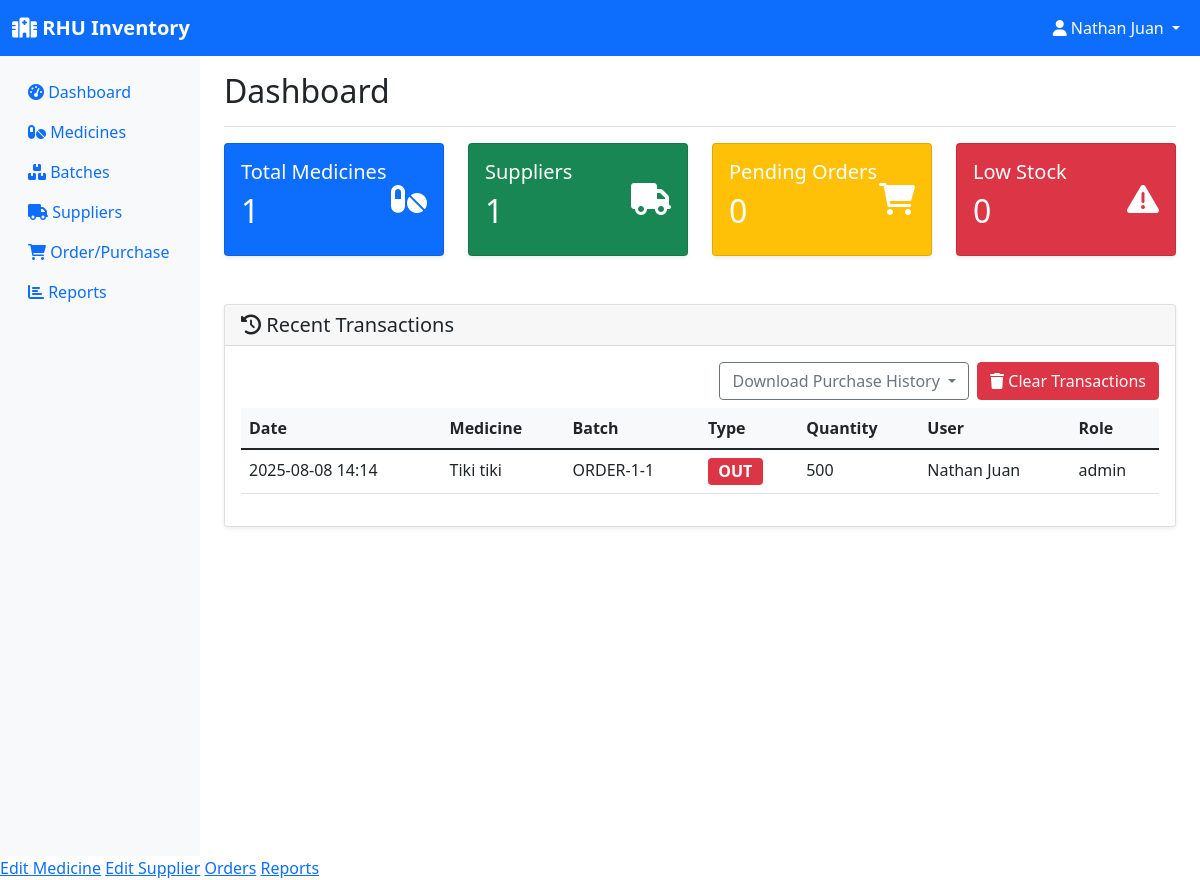
Page /dashboard (signed in) on the earlier database version.
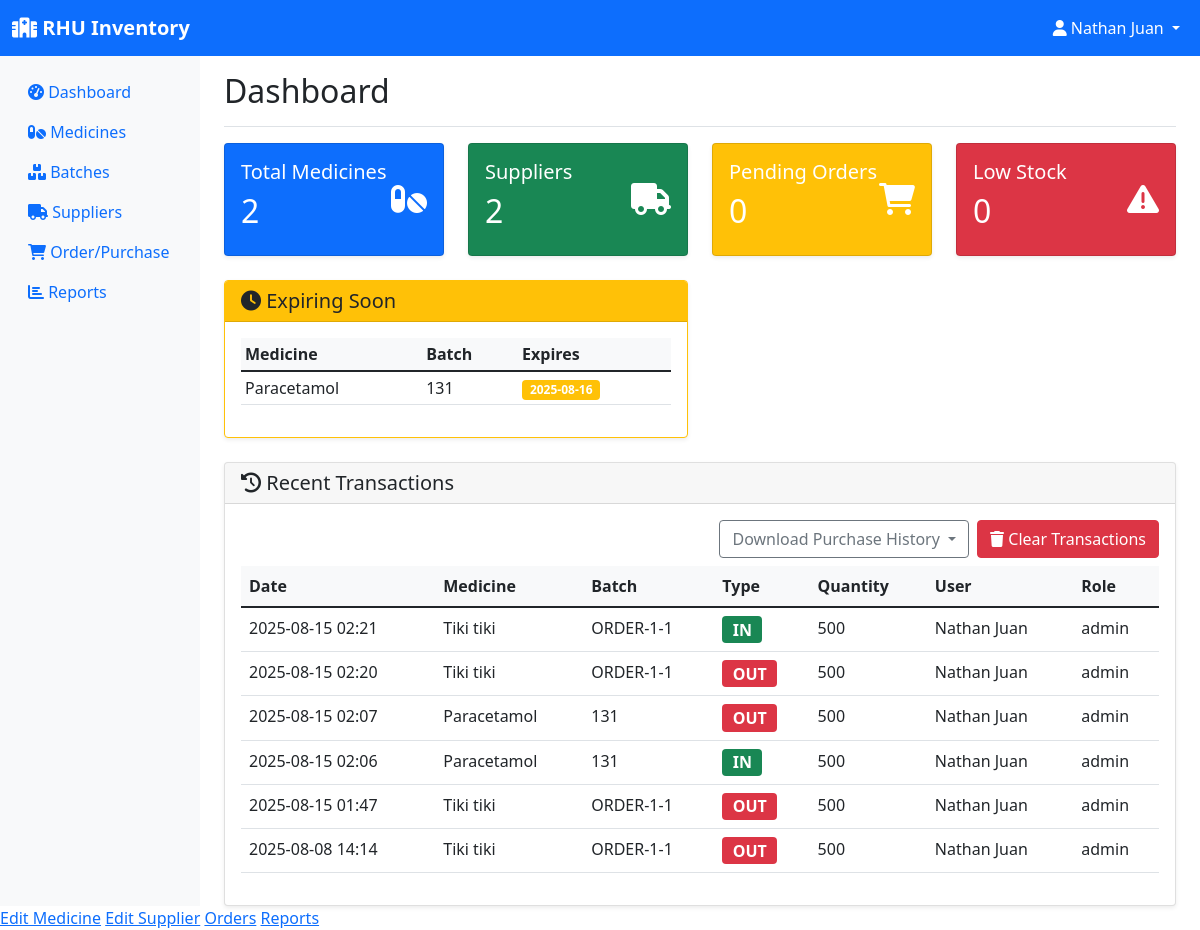
Same page on the later database version.
### models.py (models this page shows, shortened)
class User(UserMixin, db.Model):
    id = db.Column(db.Integer, primary_key=True)
    username = db.Column(db.String(150), unique=True, nullable=False)
    password = db.Column(db.String(256), nullable=False)
    role = db.Column(db.String(20), nullable=False, default='employee')  # pharmacist, manager, assistant
    email = db.Column(db.String(120), unique=True, nullable=False)
    created_at = db.Column(db.DateTime, default=datetime.utcnow)

class StockTransaction(db.Model):
    id = db.Column(db.Integer, primary_key=True)
    batch_id = db.Column(db.Integer, db.ForeignKey('batch.id'), nullable=False)
    transaction_type = db.Column(db.String(20), nullable=False)  # in, out
    quantity = db.Column(db.Integer, nullable=False)
    transaction_date = db.Column(db.DateTime, default=datetime.utcnow)
    performed_by = db.Column(db.Integer, db.ForeignKey('user.id'), nullable=False)
    notes = db.Column(db.String(200))
    user = db.relationship('User', backref='transactions')

class Medicine(db.Model):
    id = db.Column(db.Integer, primary_key=True)
    name = db.Column(db.String(100), nullable=False)
    generic_name = db.Column(db.String(100))
    category = db.Column(db.String(50))
    unit = db.Column(db.String(20))  # e.g., tablets, bottles, etc.
    supplier_id = db.Column(db.Integer, db.ForeignKey('supplier.id'), nullable=False)
    created_at = db.Column(db.DateTime, default=datetime.utcnow)
    batches = db.relationship('Batch', backref='medicine', lazy=True)
    order_items = db.relationship('OrderItem', backref='medicine', lazy=True)

class Batch(db.Model):
    id = db.Column(db.Integer, primary_key=True)
    batch_number = db.Column(db.String(50), nullable=False)
    medicine_id = db.Column(db.Integer, db.ForeignKey('medicine.id'), nullable=False)
    quantity = db.Column(db.Integer, nullable=False)
    expiration_date = db.Column(db.Date, nullable=False)
    manufacturing_date = db.Column(db.Date)
    unit_price = db.Column(db.Float)
    created_at = db.Column(db.DateTime, default=datetime.utcnow)
    transactions = db.relationship('StockTransaction', backref='batch', lazy=True)

### app.py (the view)
@app.route('/dashboard')
@login_required
def dashboard():
    low_stock = Batch.query.filter(Batch.quantity <= 10).all()
    thirty_days_from_now = datetime.now().date() + timedelta(days=30)
    expiring_soon = Batch.query.filter(
        Batch.expiration_date <= thirty_days_from_now,
        Batch.expiration_date > datetime.now().date()
    ).all()
    recent_transactions = StockTransaction.query.order_by(
        StockTransaction.transaction_date.desc()
    ).limit(10).all()
    total_medicines = Medicine.query.count()
    total_suppliers = Supplier.query.count()
    pending_orders = Order.query.filter_by(status='pending').count()
    return render_template('dashboard.html',
                         low_stock=low_stock,
                         expiring_soon=expiring_soon,
                         recent_transactions=recent_transactions,
                         total_medicines=total_medicines,
                         total_suppliers=total_suppliers,
                         pending_orders=pending_orders)

### app.py (called while the page is built)
@login_manager.user_loader
def load_user(user_id):
    return User.query.get(int(user_id))

### templates/dashboard.html (shortened to what this page needs)
{% extends "base.html" %}
{% block content %}
<div class="d-flex justify-content-between flex-wrap flex-md-nowrap align-items-center pt-3 pb-2 mb-3 border-bottom">
    <h1 class="h2">Dashboard</h1>
</div>
<div class="row mb-4">
    <div class="col-md-3">
        <div class="card text-white bg-primary">
            <div class="card-body">
                <div class="d-flex justify-content-between">
                    <div>
                        <h5 class="card-title">Total Medicines</h5>
                        <h2>{{ total_medicines }}</h2>
                    </div>
                    <div class="align-self-center">
                        <i class="fas fa-pills fa-2x"></i>
                    </div>
                </div>
            </div>
        </div>
    </div>
    <div class="col-md-3">
        <div class="card text-white bg-success">
            <div class="card-body">
                <div class="d-flex justify-content-between">
                    <div>
                        <h5 class="card-title">Suppliers</h5>
                        <h2>{{ total_suppliers }}</h2>
                    </div>
                    <div class="align-self-center">
                        <i class="fas fa-truck fa-2x"></i>
                    </div>
                </div>
            </div>
        </div>
    </div>
    <div class="col-md-3">
        <div class="card text-white bg-warning">
            <div class="card-body">
                <div class="d-flex justify-content-between">
                    <div>
                        <h5 class="card-title">Pending Orders</h5>
                        <h2>{{ pending_orders }}</h2>
                    </div>
                    <div class="align-self-center">
                        <i class="fas fa-shopping-cart fa-2x"></i>
                    </div>
                </div>
            </div>
        </div>
    </div>
    <div class="col-md-3">
        <div class="card text-white bg-danger">
            <div class="card-body">
                <div class="d-flex justify-content-between">
                    <div>
                        <h5 class="card-title">Low Stock</h5>
                        <h2>{{ low_stock|length }}</h2>
                    </div>
                    <div class="align-self-center">
                        <i class="fas fa-exclamation-triangle fa-2x"></i>
                    </div>
                </div>
            </div>
        </div>
    </div>
</div>
<div class="row mb-4">
    {% if expiring_soon %}
    <div class="col-md-6">
        <div class="card border-warning">
            <div class="card-header bg-warning text-dark">
                <h5 class="mb-0"><i class="fas fa-clock"></i> Expiring Soon</h5>
            </div>
            <div class="card-body">
                <div class="table-responsive">
                    <table class="table table-sm">
                        <thead>
                            <tr>
                                <th>Medicine</th>
                                <th>Batch</th>
                                <th>Expires</th>
                            </tr>
                        </thead>
                        <tbody>
                            {% for batch in expiring_soon[:5] %}
                            <tr>
                                <td>{{ batch.medicine.name }}</td>
                                <td>{{ batch.batch_number }}</td>
                                <td><span class="badge bg-warning">{{ batch.expiration_date }}</span></td>
                            </tr>
                            {% endfor %}
                        </tbody>
                    </table>
                </div>
            </div>
        </div>
    </div>
    {% endif %}
</div>
<div class="row">
    <div class="col-12">
        <div class="card">
            <div class="card-header">
                <h5 class="mb-0"><i class="fas fa-history"></i> Recent Transactions</h5>
            </div>
            <div class="card-body">
                <div class="d-flex justify-content-end mb-2">
                    <div class="dropdown me-2">
                        <button class="btn btn-outline-secondary dropdown-toggle" type="button" id="downloadMenu" data-bs-toggle="dropdown" aria-expanded="false">
                            Download Purchase History
                        </button>
                    </div>
                    {% if current_user.is_authenticated and current_user.role == 'admin' %}
                    <form method="post" action="{{ url_for('clear_transactions') }}" style="display:inline;">
                        <button type="submit" class="btn btn-danger" onclick="return confirm('Are you sure you want to clear all transaction history?');">
                            <i class="fas fa-trash"></i> Clear Transactions
                        </button>
                    </form>
                    {% endif %}
                </div>
                {% if recent_transactions %}
                <div class="table-responsive">
                    <table class="table">
                        <thead>
                            <tr>
                                <th>Date</th>
                                <th>Medicine</th>
                                <th>Batch</th>
                                <th>Type</th>
                                <th>Quantity</th>
                                <th>User</th>
                                <th>Role</th>
                            </tr>
                        </thead>
                        <tbody>
                            {% for tx in recent_transactions %}
                            <tr>
                                <td>{{ tx.transaction_date.strftime('%Y-%m-%d %H:%M') }}</td>
                                <td>{{ tx.batch.medicine.name if tx.batch and tx.batch.medicine else "N/A" }}</td>
                                <td>{{ tx.batch.batch_number if tx.batch else "N/A" }}</td>
                                <td>
                                    {% if tx.transaction_type.lower() == 'in' %}
                                        <span class="badge bg-success" style="font-size:1em;">IN</span>
                                    {% elif tx.transaction_type.lower() == 'out' %}
                                        <span class="badge bg-danger" style="font-size:1em;">OUT</span>
                                    {% else %}
                                        <span class="badge bg-secondary" style="font-size:1em;">{{ tx.transaction_type|upper }}</span>
                                    {% endif %}
                                </td>
                                <td>{{ tx.quantity }}</td>
                                <td>
                                    {% if tx.user and tx.user.username %}
                                        {{ tx.user.username }}
                                    {% else %}
                                        {{ tx.performed_by }}
                                    {% endif %}
                                </td>
                                <td>
                                    {% if tx.user and tx.user.role %}
                                        {{ tx.user.role }}
                                    {% else %}
                                        N/A
                                    {% endif %}
                                </td>
                            </tr>
                            {% endfor %}
                        </tbody>
                    </table>
                </div>
                {% else %}
                <p class="text-muted">No recent transactions found.</p>
                {% endif %}
            </div>
        </div>
    </div>
</div>
{% endblock %}

### templates/base.html (shortened to what this page needs)
<!DOCTYPE html>
<html lang="en">
<head>
    <link href="https://cdn.jsdelivr.net/npm/bootstrap@5.1.3/dist/css/bootstrap.min.css" rel="stylesheet">
    <link href="https://cdnjs.cloudflare.com/ajax/libs/font-awesome/6.0.0/css/all.min.css" rel="stylesheet">
</head>
<body>
    <nav class="navbar navbar-expand-lg navbar-dark bg-primary">
        <div class="container-fluid">
            <a class="navbar-brand" href="{{ url_for('dashboard') }}">
                <i class="fas fa-hospital"></i> RHU Inventory
            </a>
            {% if current_user.is_authenticated %}
            <div class="navbar-nav ms-auto">
                <div class="nav-item dropdown">
                    <a class="nav-link dropdown-toggle text-white" href="#" id="navbarDropdown" role="button" data-bs-toggle="dropdown">
                        <i class="fas fa-user"></i> {{ current_user.username }}
                    </a>
                </div>
            </div>
            {% endif %}
        </div>
    </nav>
    <div class="container-fluid">
        <div class="row">
            {% if current_user.is_authenticated %}
            <nav class="col-md-3 col-lg-2 d-md-block sidebar collapse">
                <div class="position-sticky pt-3">
                    <ul class="nav flex-column">
                        <li class="nav-item">
                            <a class="nav-link" href="{{ url_for('dashboard') }}">
                                <i class="fas fa-tachometer-alt"></i> Dashboard
                            </a>
                        </li>
                        <li class="nav-item">
                            <a class="nav-link" href="{{ url_for('inventory') }}">
                                <i class="fas fa-pills"></i> Medicines
                            </a>
                        </li>
                        <li class="nav-item">
                            <a class="nav-link" href="{{ url_for('batches') }}">
                                <i class="fas fa-boxes"></i> Batches
                            </a>
                        </li>
                        <li class="nav-item">
                            <a class="nav-link" href="{{ url_for('suppliers') }}">
                                <i class="fas fa-truck"></i> Suppliers
                            </a>
                        </li>
                        <li class="nav-item">
                            <a class="nav-link" href="{{ url_for('orders') }}">
                                <i class="fas fa-shopping-cart"></i> Order/Purchase
                            </a>
                        </li>
                        <li class="nav-item">
                            <a class="nav-link" href="{{ url_for('reports') }}">
                                <i class="fas fa-chart-bar"></i> Reports
                            </a>
                        </li>
                    </ul>
                </div>
            </nav>
            {% endif %}
            <main class="{% if current_user.is_authenticated %}col-md-9 ms-sm-auto col-lg-10 px-md-4{% else %}col-12{% endif %}">
                {% block content %}{% endblock %}
            </main>
        </div>
    </div>
    {% if current_user.is_authenticated %}
        {% if current_user.role == 'admin' %}
            <a href="{{ edit_medicine_url }}">Edit Medicine</a>
            <a href="{{ edit_supplier_url }}">Edit Supplier</a>
            <a href="{{ orders_url }}">Orders</a>
            <a href="{{ reports_url }}">Reports</a>
        {% elif current_user.role == 'sub-admin' %}
            <a href="{{ edit_medicine_url }}">Edit Medicine</a>
            <a href="{{ edit_supplier_url }}">Edit Supplier</a>
            <a href="{{ orders_url }}">Orders</a>
        {% elif current_user.role == 'employee' %}
            <a href="{{ orders_url }}">Orders</a>
            <a href="{{ reports_url }}">Reports</a>
        {% endif %}
    {% endif %}
</body>
</html>

### templates/base.html (style rules this page uses)
.sidebar { min-height: 100vh; background-color: #f8f9fa; }
.navbar-brand { font-weight: bold; }
.card { box-shadow: 0 0.125rem 0.25rem rgba(0, 0, 0, 0.075); border: 1px solid rgba(0, 0, 0, 0.125); }
.table th { background-color: #f8f9fa; border-top: none; }

Differences in the rows shown:
added Batch: medicine.name "Paracetamol", batch_number "131", expiration_date "2025-08-16"
added StockTransaction: transaction_date "2025-08-15 02:21", batch.medicine "Tiki tiki", batch "ORDER-1-1", transaction_type "IN", quantity "500", user.username "Nathan Juan", user.role "admin"
added StockTransaction: transaction_date "2025-08-15 02:20", batch.medicine "Tiki tiki", batch "ORDER-1-1", transaction_type "OUT", quantity "500", user.username "Nathan Juan", user.role "admin"
added StockTransaction: transaction_date "2025-08-15 02:07", batch.medicine "Paracetamol", batch "131", transaction_type "OUT", quantity "500", user.username "Nathan Juan", user.role "admin"
added StockTransaction: transaction_date "2025-08-15 02:06", batch.medicine "Paracetamol", batch "131", transaction_type "IN", quantity "500", user.username "Nathan Juan", user.role "admin"
added StockTransaction: transaction_date "2025-08-15 01:47", batch.medicine "Tiki tiki", batch "ORDER-1-1", transaction_type "OUT", quantity "500", user.username "Nathan Juan", user.role "admin"
Other differences:
{{ total_medicines }}: "1" → "2"
{{ total_suppliers }}: "1" → "2"
text now shown: "Expiring Soon Medicine Batch Expires"
